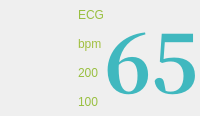
           <widget class="QWidget" name="widget_7" native="true">
            <layout class="QHBoxLayout" name="horizontalLayout_5" stretch="3,1">
             <property name="spacing">
              <number>0</number>
             </property>
             <property name="leftMargin">
              <number>0</number>
             </property>
             <property name="topMargin">
              <number>0</number>
             </property>
             <property name="rightMargin">
              <number>0</number>
             </property>
             <property name="bottomMargin">
              <number>0</number>
             </property>
             <item>
              <widget class="CompressedWave" name="ecgWdt" native="true"/>
             </item>
             <item>
              <widget class="QWidget" name="widget_9" native="true">
               <layout class="QHBoxLayout" name="horizontalLayout_10" stretch="1,4">
                <property name="spacing">
                 <number>0</number>
                </property>
                <property name="leftMargin">
                 <number>0</number>
                </property>
                <property name="topMargin">
                 <number>0</number>
                </property>
                <property name="rightMargin">
                 <number>0</number>
                </property>
                <property name="bottomMargin">
                 <number>0</number>
                </property>
                <item>
                 <widget class="QWidget" name="widget_8" native="true">
                  <layout class="QVBoxLayout" name="verticalLayout_5" stretch="1,1,1,1">
                   <property name="spacing">
                    <number>0</number>
                   </property>
                   <property name="leftMargin">
                    <number>0</number>
                   </property>
                   <property name="topMargin">
                    <number>0</number>
                   </property>
                   <property name="rightMargin">
                    <number>0</number>
                   </property>
                   <property name="bottomMargin">
                    <number>0</number>
                   </property>
                   <item>
                    <widget class="QLabel" name="label_4">
                     <property name="palette">
                      <palette>
                       <active>
                        <colorrole role="WindowText">
                         <brush brushstyle="SolidPattern">
                          <color alpha="255">
                           <red>153</red>
                           <green>191</green>
                           <blue>64</blue>
                          </color>
                         </brush>
                        </colorrole>
                        <colorrole role="Button">
                         <brush brushstyle="SolidPattern">
                          <color alpha="255">
                           <red>85</red>
                           <green>170</green>
                           <blue>255</blue>
                          </color>
                         </brush>
                        </colorrole>
                        <colorrole role="Base">
                         <brush brushstyle="SolidPattern">
                          <color alpha="255">
                           <red>85</red>
                           <green>170</green>
                           <blue>255</blue>
                          </color>
                         </brush>
                        </colorrole>
                        <colorrole role="Window">
                         <brush brushstyle="SolidPattern">
                          <color alpha="255">
                           <red>85</red>
                           <green>170</green>
                           <blue>255</blue>
                          </color>
                         </brush>
                        </colorrole>
                       </active>
                       <inactive>
                        <colorrole role="WindowText">
                         <brush brushstyle="SolidPattern">
                          <color alpha="255">
                           <red>153</red>
                           <green>191</green>
                           <blue>64</blue>
                          </color>
                         </brush>
                        </colorrole>
                        <colorrole role="Button">
                         <brush brushstyle="SolidPattern">
                          <color alpha="255">
                           <red>85</red>
                           <green>170</green>
                           <blue>255</blue>
                          </color>
                         </brush>
                        </colorrole>
                        <colorrole role="Base">
                         <brush brushstyle="SolidPattern">
                          <color alpha="255">
                           <red>85</red>
                           <green>170</green>
                           <blue>255</blue>
                          </color>
                         </brush>
                        </colorrole>
                        <colorrole role="Window">
                         <brush brushstyle="SolidPattern">
                          <color alpha="255">
                           <red>85</red>
                           <green>170</green>
                           <blue>255</blue>
                          </color>
                         </brush>
                        </colorrole>
                       </inactive>
                       <disabled>
                        <colorrole role="WindowText">
                         <brush brushstyle="SolidPattern">
                          <color alpha="255">
                           <red>190</red>
                           <green>190</green>
                           <blue>190</blue>
                          </color>
                         </brush>
                        </colorrole>
                        <colorrole role="Button">
                         <brush brushstyle="SolidPattern">
                          <color alpha="255">
                           <red>85</red>
                           <green>170</green>
                           <blue>255</blue>
                          </color>
                         </brush>
                        </colorrole>
                        <colorrole role="Base">
                         <brush brushstyle="SolidPattern">
                          <color alpha="255">
                           <red>85</red>
                           <green>170</green>
                           <blue>255</blue>
                          </color>
                         </brush>
                        </colorrole>
                        <colorrole role="Window">
                         <brush brushstyle="SolidPattern">
                          <color alpha="255">
                           <red>85</red>
                           <green>170</green>
                           <blue>255</blue>
                          </color>
                         </brush>
                        </colorrole>
                       </disabled>
                      </palette>
                     </property>
                     <property name="text">
                      <string>ECG</string>
                     </property>
                    </widget>
                   </item>
                   <item>
                    <widget class="QLabel" name="label_5">
                     <property name="palette">
                      <palette>
                       <active>
                        <colorrole role="WindowText">
                         <brush brushstyle="SolidPattern">
                          <color alpha="255">
                           <red>161</red>
                           <green>191</green>
                           <blue>64</blue>
                          </color>
                         </brush>
                        </colorrole>
                        <colorrole role="Button">
                         <brush brushstyle="SolidPattern">
                          <color alpha="255">
                           <red>85</red>
                           <green>170</green>
                           <blue>255</blue>
                          </color>
                         </brush>
                        </colorrole>
                        <colorrole role="Base">
                         <brush brushstyle="SolidPattern">
                          <color alpha="255">
                           <red>85</red>
                           <green>170</green>
                           <blue>255</blue>
                          </color>
                         </brush>
                        </colorrole>
                        <colorrole role="Window">
                         <brush brushstyle="SolidPattern">
                          <color alpha="255">
                           <red>85</red>
                           <green>170</green>
                           <blue>255</blue>
                          </color>
                         </brush>
                        </colorrole>
                       </active>
                       <inactive>
                        <colorrole role="WindowText">
                         <brush brushstyle="SolidPattern">
                          <color alpha="255">
                           <red>161</red>
                           <green>191</green>
                           <blue>64</blue>
                          </color>
                         </brush>
                        </colorrole>
                        <colorrole role="Button">
                         <brush brushstyle="SolidPattern">
                          <color alpha="255">
                           <red>85</red>
                           <green>170</green>
                           <blue>255</blue>
                          </color>
                         </brush>
                        </colorrole>
                        <colorrole role="Base">
                         <brush brushstyle="SolidPattern">
                          <color alpha="255">
                           <red>85</red>
                           <green>170</green>
                           <blue>255</blue>
                          </color>
                         </brush>
                        </colorrole>
                        <colorrole role="Window">
                         <brush brushstyle="SolidPattern">
                          <color alpha="255">
                           <red>85</red>
                           <green>170</green>
                           <blue>255</blue>
                          </color>
                         </brush>
                        </colorrole>
                       </inactive>
                       <disabled>
                        <colorrole role="WindowText">
                         <brush brushstyle="SolidPattern">
                          <color alpha="255">
                           <red>190</red>
                           <green>190</green>
                           <blue>190</blue>
                          </color>
                         </brush>
                        </colorrole>
                        <colorrole role="Button">
                         <brush brushstyle="SolidPattern">
                          <color alpha="255">
                           <red>85</red>
                           <green>170</green>
                           <blue>255</blue>
                          </color>
                         </brush>
                        </colorrole>
                        <colorrole role="Base">
                         <brush brushstyle="SolidPattern">
                          <color alpha="255">
                           <red>85</red>
                           <green>170</green>
                           <blue>255</blue>
                          </color>
                         </brush>
                        </colorrole>
                        <colorrole role="Window">
                         <brush brushstyle="SolidPattern">
                          <color alpha="255">
                           <red>85</red>
                           <green>170</green>
                           <blue>255</blue>
                          </color>
                         </brush>
                        </colorrole>
                       </disabled>
                      </palette>
                     </property>
                     <property name="text">
                      <string>bpm</string>
                     </property>
                    </widget>
                   </item>
                   <item>
                    <widget class="QLabel" name="label_6">
                     <property name="palette">
                      <palette>
                       <active>
                        <colorrole role="WindowText">
                         <brush brushstyle="SolidPattern">
                          <color alpha="255">
                           <red>153</red>
                           <green>191</green>
                           <blue>64</blue>
                          </color>
                         </brush>
                        </colorrole>
                        <colorrole role="Button">
                         <brush brushstyle="SolidPattern">
                          <color alpha="255">
                           <red>85</red>
                           <green>170</green>
                           <blue>255</blue>
                          </color>
                         </brush>
                        </colorrole>
                        <colorrole role="Base">
                         <brush brushstyle="SolidPattern">
                          <color alpha="255">
                           <red>85</red>
                           <green>170</green>
                           <blue>255</blue>
                          </color>
                         </brush>
                        </colorrole>
                        <colorrole role="Window">
                         <brush brushstyle="SolidPattern">
                          <color alpha="255">
                           <red>85</red>
                           <green>170</green>
                           <blue>255</blue>
                          </color>
                         </brush>
                        </colorrole>
                       </active>
                       <inactive>
                        <colorrole role="WindowText">
                         <brush brushstyle="SolidPattern">
                          <color alpha="255">
                           <red>153</red>
                           <green>191</green>
                           <blue>64</blue>
                          </color>
                         </brush>
                        </colorrole>
                        <colorrole role="Button">
                         <brush brushstyle="SolidPattern">
                          <color alpha="255">
                           <red>85</red>
                           <green>170</green>
                           <blue>255</blue>
                          </color>
                         </brush>
                        </colorrole>
                        <colorrole role="Base">
                         <brush brushstyle="SolidPattern">
                          <color alpha="255">
                           <red>85</red>
                           <green>170</green>
                           <blue>255</blue>
                          </color>
                         </brush>
                        </colorrole>
                        <colorrole role="Window">
                         <brush brushstyle="SolidPattern">
                          <color alpha="255">
                           <red>85</red>
                           <green>170</green>
                           <blue>255</blue>
                          </color>
                         </brush>
                        </colorrole>
                       </inactive>
                       <disabled>
                        <colorrole role="WindowText">
                         <brush brushstyle="SolidPattern">
                          <color alpha="255">
                           <red>190</red>
                           <green>190</green>
                           <blue>190</blue>
                          </color>
                         </brush>
                        </colorrole>
                        <colorrole role="Button">
                         <brush brushstyle="SolidPattern">
                          <color alpha="255">
                           <red>85</red>
                           <green>170</green>
                           <blue>255</blue>
                          </color>
                         </brush>
                        </colorrole>
                        <colorrole role="Base">
                         <brush brushstyle="SolidPattern">
                          <color alpha="255">
                           <red>85</red>
                           <green>170</green>
                           <blue>255</blue>
                          </color>
                         </brush>
                        </colorrole>
                        <colorrole role="Window">
                         <brush brushstyle="SolidPattern">
                          <color alpha="255">
                           <red>85</red>
                           <green>170</green>
                           <blue>255</blue>
                          </color>
                         </brush>
                        </colorrole>
                       </disabled>
                      </palette>
                     </property>
                     <property name="text">
                      <string>200</string>
                     </property>
                    </widget>
                   </item>
                   <item>
                    <widget class="QLabel" name="label_3">
                     <property name="palette">
                      <palette>
                       <active>
                        <colorrole role="WindowText">
                         <brush brushstyle="SolidPattern">
                          <color alpha="255">
                           <red>153</red>
                           <green>191</green>
                           <blue>64</blue>
                          </color>
                         </brush>
                        </colorrole>
                        <colorrole role="Button">
                         <brush brushstyle="SolidPattern">
                          <color alpha="255">
                           <red>85</red>
                           <green>170</green>
                           <blue>255</blue>
                          </color>
                         </brush>
                        </colorrole>
                        <colorrole role="Base">
                         <brush brushstyle="SolidPattern">
                          <color alpha="255">
                           <red>85</red>
                           <green>170</green>
                           <blue>255</blue>
                          </color>
                         </brush>
                        </colorrole>
                        <colorrole role="Window">
                         <brush brushstyle="SolidPattern">
                          <color alpha="255">
                           <red>85</red>
                           <green>170</green>
                           <blue>255</blue>
                          </color>
                         </brush>
                        </colorrole>
                       </active>
                       <inactive>
                        <colorrole role="WindowText">
                         <brush brushstyle="SolidPattern">
                          <color alpha="255">
                           <red>153</red>
                           <green>191</green>
                           <blue>64</blue>
                          </color>
                         </brush>
                        </colorrole>
                        <colorrole role="Button">
                         <brush brushstyle="SolidPattern">
                          <color alpha="255">
                           <red>85</red>
                           <green>170</green>
                           <blue>255</blue>
                          </color>
                         </brush>
                        </colorrole>
                        <colorrole role="Base">
                         <brush brushstyle="SolidPattern">
                          <color alpha="255">
                           <red>85</red>
                           <green>170</green>
                           <blue>255</blue>
                          </color>
                         </brush>
                        </colorrole>
                        <colorrole role="Window">
                         <brush brushstyle="SolidPattern">
                          <color alpha="255">
                           <red>85</red>
                           <green>170</green>
                           <blue>255</blue>
                          </color>
                         </brush>
                        </colorrole>
                       </inactive>
                       <disabled>
                        <colorrole role="WindowText">
                         <brush brushstyle="SolidPattern">
                          <color alpha="255">
                           <red>190</red>
                           <green>190</green>
                           <blue>190</blue>
                          </color>
                         </brush>
                        </colorrole>
                        <colorrole role="Button">
                         <brush brushstyle="SolidPattern">
                          <color alpha="255">
                           <red>85</red>
                           <green>170</green>
                           <blue>255</blue>
                          </color>
                         </brush>
                        </colorrole>
                        <colorrole role="Base">
                         <brush brushstyle="SolidPattern">
                          <color alpha="255">
                           <red>85</red>
                           <green>170</green>
                           <blue>255</blue>
                          </color>
                         </brush>
                        </colorrole>
                        <colorrole role="Window">
                         <brush brushstyle="SolidPattern">
                          <color alpha="255">
                           <red>85</red>
                           <green>170</green>
                           <blue>255</blue>
                          </color>
                         </brush>
                        </colorrole>
                       </disabled>
                      </palette>
                     </property>
                     <property name="text">
                      <string>100</string>
                     </property>
                    </widget>
                   </item>
                  </layout>
                 </widget>
                </item>
                <item>
                 <widget class="QWidget" name="widget_10" native="true">
                  <layout class="QHBoxLayout" name="horizontalLayout_11">
                   <property name="spacing">
                    <number>0</number>
                   </property>
                   <property name="leftMargin">
                    <number>0</number>
                   </property>
                   <property name="topMargin">
                    <number>0</number>
                   </property>
                   <property name="rightMargin">
                    <number>0</number>
                   </property>
                   <property name="bottomMargin">
                    <number>0</number>
                   </property>
                   <item alignment="Qt::AlignLeft|Qt::AlignVCenter">
                    <widget class="QLabel" name="ecgTextLabel">
                     <property name="palette">
                      <palette>
                       <active>
                        <colorrole role="WindowText">
                         <brush brushstyle="SolidPattern">
                          <color alpha="255">
                           <red>64</red>
                           <green>184</green>
                           <blue>191</blue>
                          </color>
                         </brush>
                        </colorrole>
                        <colorrole role="Button">
                         <brush brushstyle="SolidPattern">
                          <color alpha="255">
                           <red>85</red>
                           <green>170</green>
                           <blue>255</blue>
                          </color>
                         </brush>
                        </colorrole>
                        <colorrole role="Base">
                         <brush brushstyle="SolidPattern">
                          <color alpha="255">
                           <red>85</red>
                           <green>170</green>
                           <blue>255</blue>
                          </color>
                         </brush>
                        </colorrole>
                        <colorrole role="Window">
                         <brush brushstyle="SolidPattern">
                          <color alpha="255">
                           <red>85</red>
                           <green>170</green>
                           <blue>255</blue>
                          </color>
                         </brush>
                        </colorrole>
                       </active>
                       <inactive>
                        <colorrole role="WindowText">
                         <brush brushstyle="SolidPattern">
                          <color alpha="255">
                           <red>64</red>
                           <green>184</green>
                           <blue>191</blue>
                          </color>
                         </brush>
                        </colorrole>
                        <colorrole role="Button">
                         <brush brushstyle="SolidPattern">
                          <color alpha="255">
                           <red>85</red>
                           <green>170</green>
                           <blue>255</blue>
                          </color>
                         </brush>
                        </colorrole>
                        <colorrole role="Base">
                         <brush brushstyle="SolidPattern">
                          <color alpha="255">
                           <red>85</red>
                           <green>170</green>
                           <blue>255</blue>
                          </color>
                         </brush>
                        </colorrole>
                        <colorrole role="Window">
                         <brush brushstyle="SolidPattern">
                          <color alpha="255">
                           <red>85</red>
                           <green>170</green>
                           <blue>255</blue>
                          </color>
                         </brush>
                        </colorrole>
                       </inactive>
                       <disabled>
                        <colorrole role="WindowText">
                         <brush brushstyle="SolidPattern">
                          <color alpha="255">
                           <red>190</red>
                           <green>190</green>
                           <blue>190</blue>
                          </color>
                         </brush>
                        </colorrole>
                        <colorrole role="Button">
                         <brush brushstyle="SolidPattern">
                          <color alpha="255">
                           <red>85</red>
                           <green>170</green>
                           <blue>255</blue>
                          </color>
                         </brush>
                        </colorrole>
                        <colorrole role="Base">
                         <brush brushstyle="SolidPattern">
                          <color alpha="255">
                           <red>85</red>
                           <green>170</green>
                           <blue>255</blue>
                          </color>
                         </brush>
                        </colorrole>
                        <colorrole role="Window">
                         <brush brushstyle="SolidPattern">
                          <color alpha="255">
                           <red>85</red>
                           <green>170</green>
                           <blue>255</blue>
                          </color>
                         </brush>
                        </colorrole>
                       </disabled>
                      </palette>
                     </property>
                     <property name="font">
                      <font>
                       <family>Noto Serif CJK TC</family>
                       <pointsize>60</pointsize>
                       <weight>75</weight>
                       <italic>false</italic>
                       <bold>true</bold>
                      </font>
                     </property>
                     <property name="styleSheet">
                      <string notr="true"/>
                     </property>
                     <property name="text">
                      <string>65</string>
                     </property>
                    </widget>
                   </item>
                  </layout>
                 </widget>
                </item>
               </layout>
              </widget>
             </item>
            </layout>
           </widget>
